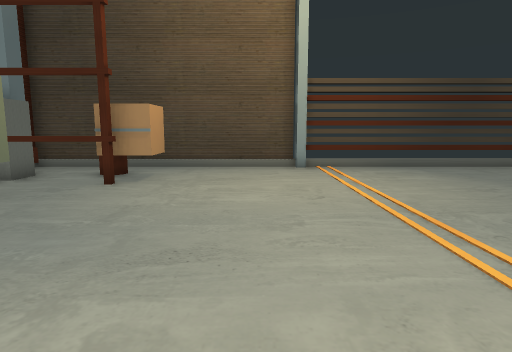
view 1 (above)

20 first-person views from a walk through a 3-D level made in the Godot game engine. The camera is 1.4 m above the floor, tilts 8° down and sees 75° across. The floor is counted in squares, 1 m on a side. Each view is taken from the middle of a square. On the plan, view 1 faces up. The plan holds only what a view shows up to about 15 squares ahead; the rest is blank.

view 2
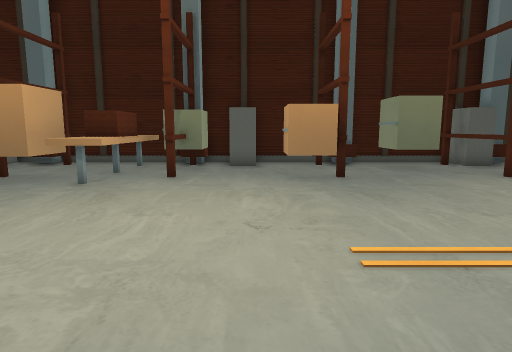

view 3
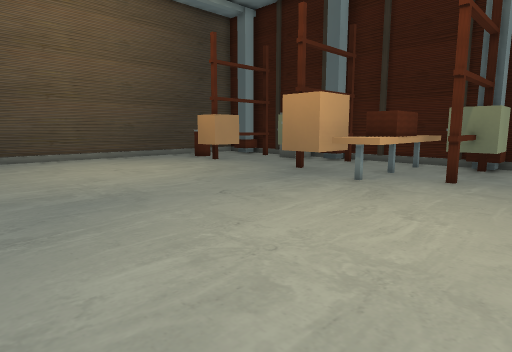

view 4
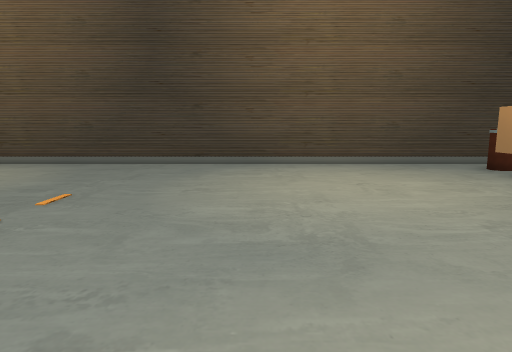

view 5
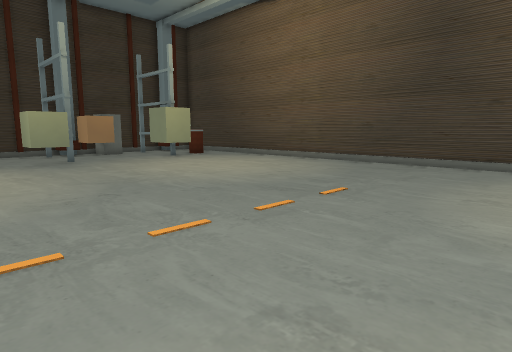

view 6
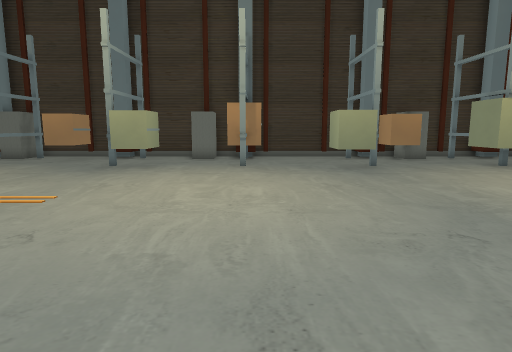

view 7
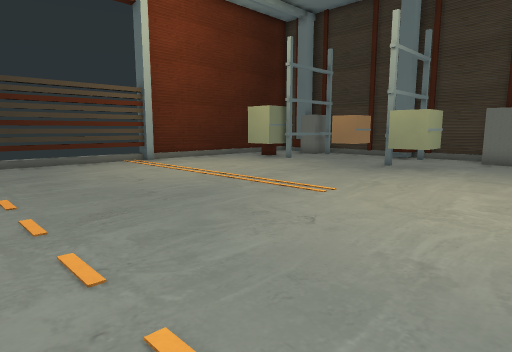

view 8
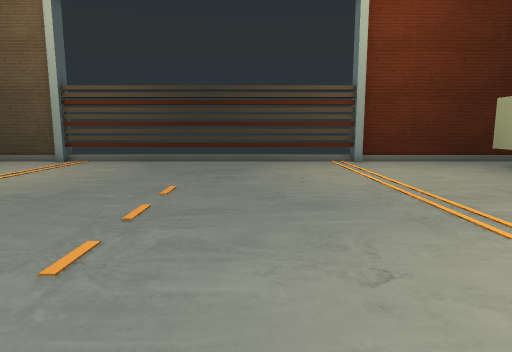

view 9
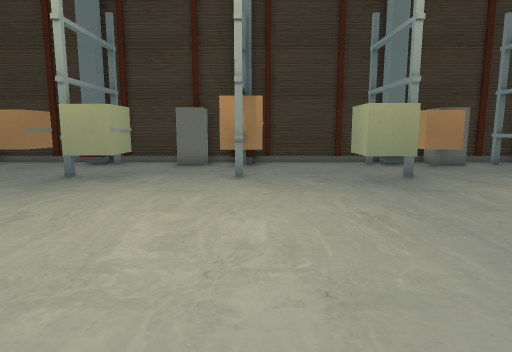

view 10
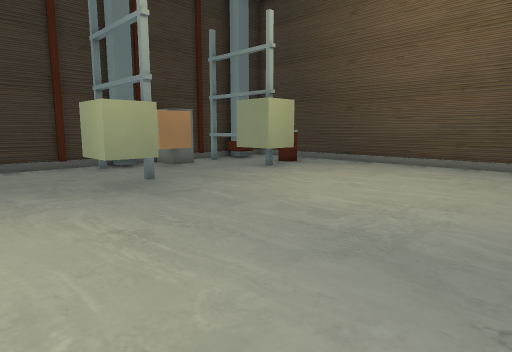

view 11
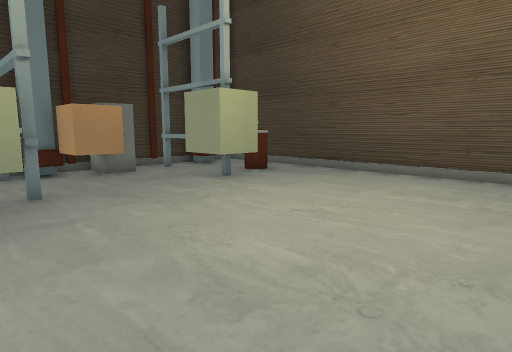

view 12
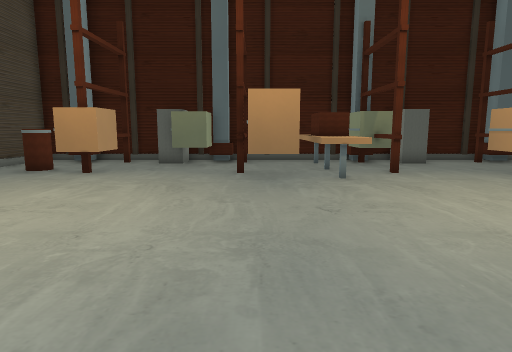

view 13
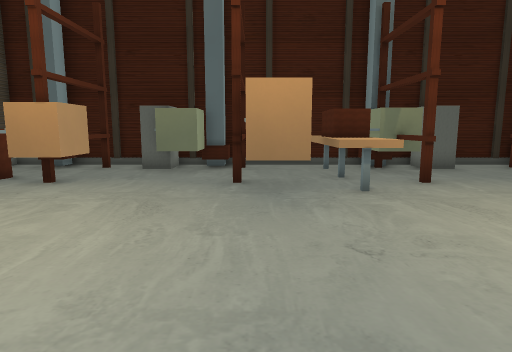

view 14
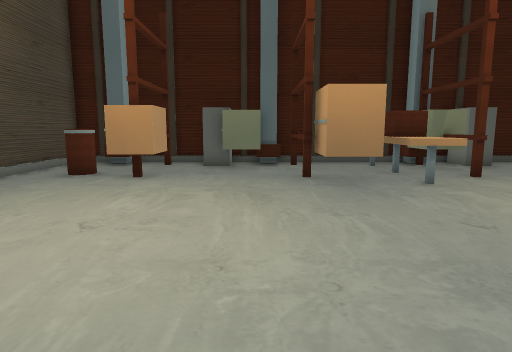

view 15
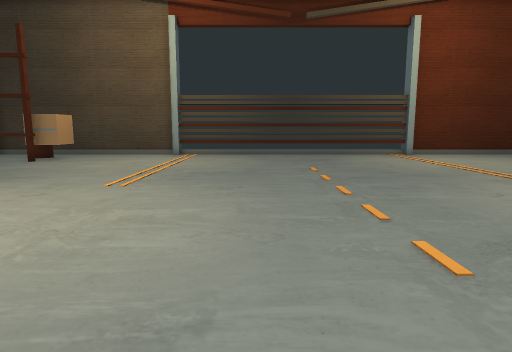

view 16
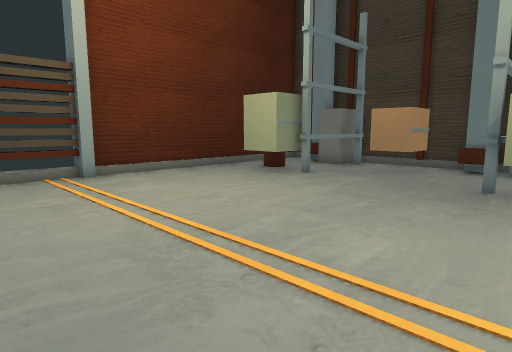

view 17
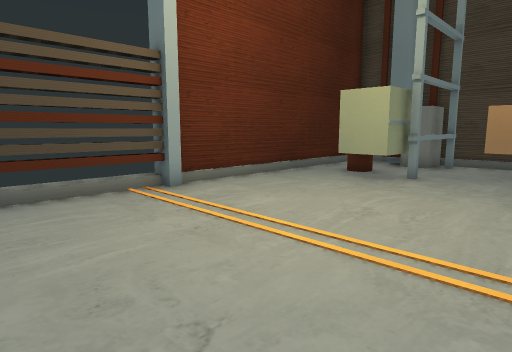

view 18
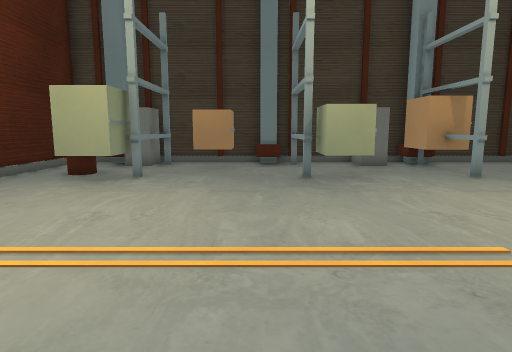

view 19
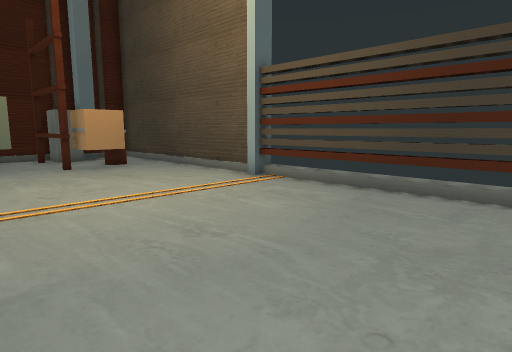

view 20
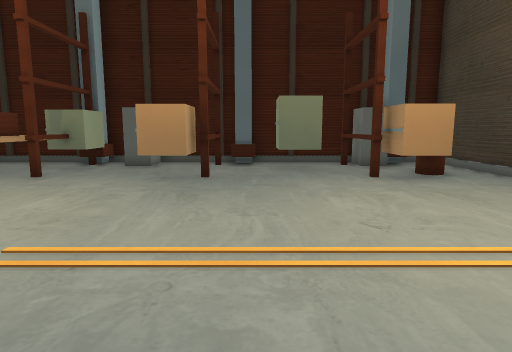

### Floor plan
Points are (right, up) in squares from view 1. A wall is a line through its corners. A room is listed if a view was taken in it or the views show most of it. See-through windows are left out.
Room 1 (views 1, 2, 3, 4, 5, 6, 7, 8, 9, 10, 11, 12, 13, 14, 15, 16, 17, 18, 19, 20)
walls: (22.7, 0) (22.7, 1); (-6.7, 1) (-6.7, 0); (-7.1, -2.8) (-2.3, -2.8) (-2.3, -4.2) (-4.4, -4.2); (14.6, 12.1) (14.2, 12.1) (14.2, 12.9); (14.2, 12.3) (1.8, 12.3); (1.5, 12.6) (-8.3, 12.6) (-8.3, 11.2); (1.8, 12.9) (1.8, 12.1) (1.5, 12.1) (1.5, 12.9); (-6.7, -9) (-6.7, -10); (-8.3, -2) (-8.3, -7.2) (-7.3, -7.2) (-7.3, -7.9); (23.3, -8) (23.3, -7.1); (23.3, 4) (23.3, 5); (24.3, 0.9) (24.3, 4.2); (-7.3, 4.9) (-7.3, 4.2) (-8, 4.2); (22.7, -10.1) (22.7, -9); (24.3, -7.2) (24.3, -1.9); (-8.3, 4.2) (-8.3, 1); (24.3, 4.8) (24.3, 9.1); (-8.3, -10.1) (-8.3, -13.4); (-6.7, 10.1) (-6.7, 9) (-8, 9); (24, 9) (22.7, 9) (22.7, 10); (23.3, 10.1) (23.3, 11); (-8.3, 9.1) (-8.3, 4.8); (24.3, -13.4) (24.3, -10.8); (-7.3, 10.9) (-7.3, 10.2); (-8.3, -14.2) (-8.3, -15.6) (22.5, -15.6); (22.6, 12.6) (14.6, 12.6)
low walls: (-7.2, -1) (-7.2, -2); (23.3, -2) (23.3, -1); (-7.3, -1) (-7.3, -2) (-8.3, -2); (-7.2, -7.2) (-7.2, -8); (-8, 1) (-6.7, 1); (-7.2, 5) (-7.2, 4.2); (-7.2, -13) (-7.2, -14); (23.3, -13.9) (23.3, -13) (24.1, -13); (-8.1, -13) (-7.3, -13) (-7.3, -13.9); (-7.2, 11) (-7.2, 10.1)
objects: other object (-7, -12) to (-6, -12); other object (-7, -7) to (-5, -6); crate (-7, 6) to (-6, 7); shelf (-7, 8) to (-5, 8); crate (-6, -9) to (-6, -8); crate (-6, -2) to (-5, -1); other object (-6, 3) to (-5, 3); crate (-5, -12) to (-4, -11); chest (-5, -4) to (-5, -3); crate (-4, -6) to (-3, -5); shelf (-4, -2); crate (-4, 2) to (-3, 3); crate (-4, 9) to (-3, 10); crate (19, -12) to (21, -11); crate (19, -6) to (20, -5); crate (19, 2) to (20, 3); crate (19, 9) to (20, 10); other object (20, -2); other object (21, -7) to (22, -7); crate (21, -2) to (22, -1); other object (21, 3) to (22, 3); other object (21, 8) to (23, 8); other object (22, -12) to (23, -12); crate (22, -9) to (22, -8); crate (22, 6) to (23, 7)

Positions as (right, up) in squares from view 1, and headings:
1: (0, 0), facing up
2: (6, 1), facing left
3: (6, 1), facing down-left
4: (4, -2), facing down
5: (4, -2), facing down-right
6: (7, -2), facing right
7: (7, -2), facing up-right
8: (10, -2), facing up
9: (10, -2), facing right
10: (11, -2), facing down-right
11: (12, -5), facing down-right
12: (7, -6), facing left
13: (5, -6), facing left
14: (6, -8), facing left
15: (6, -6), facing up
16: (11, 2), facing up-right
17: (10, 5), facing up-right
18: (10, 5), facing right
19: (9, 5), facing up-left
20: (6, 5), facing left
